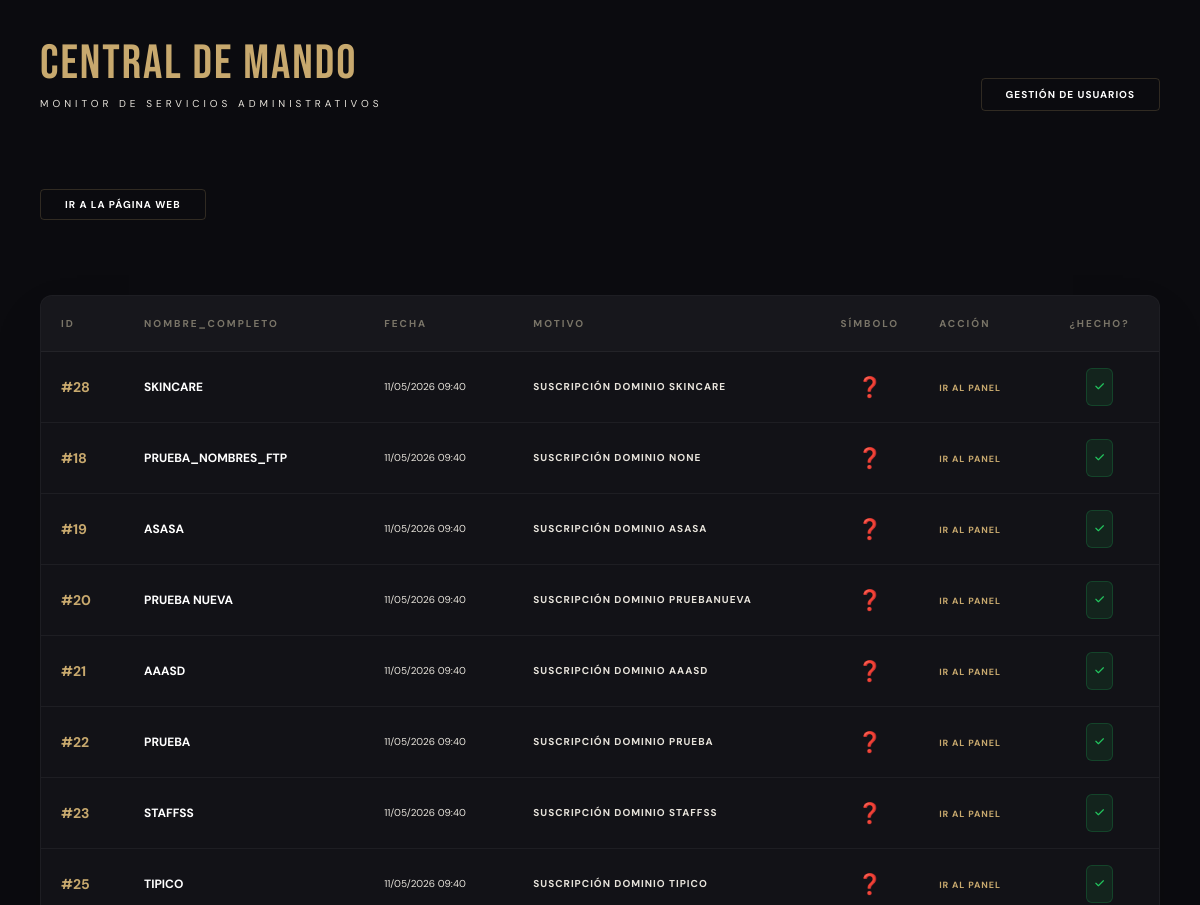
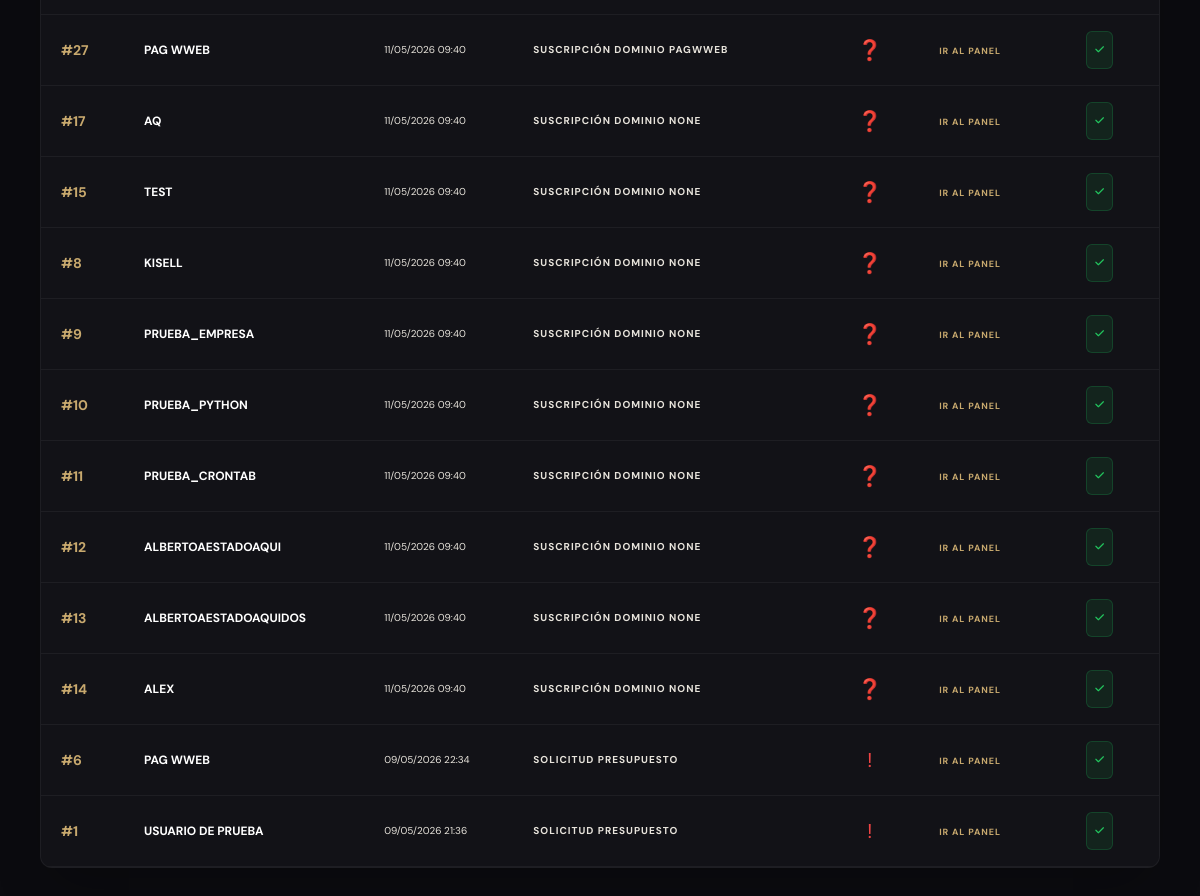
The app's page /admin_panel.php (signed in) with its own data (2 pictures, top to bottom).
### tables this page shows
CREATE TABLE `alertas_admin` (
  `id` int NOT NULL,
  `user_id` int NOT NULL,
  `nombre_usuario` varchar(100) DEFAULT NULL,
  `motivo` varchar(100) NOT NULL,
  `simbolo` varchar(10) DEFAULT '!',
  `reconocida` tinyint(1) DEFAULT '0',
  `fecha` timestamp NULL DEFAULT CURRENT_TIMESTAMP
);

### admin_panel.php (the view, shortened to what this page needs)
<?php
$db = getConexion();
$alertas = [];
$res_alerts = $db->query("SELECT id, user_id, nombre_usuario, motivo, simbolo, reconocida, fecha
                          FROM alertas_admin
                          WHERE reconocida = 0
                          ORDER BY fecha DESC");
if ($res_alerts) {
    while($row = $res_alerts->fetch_assoc()) {
        $alertas[] = $row;
    }
}
?>
<!DOCTYPE html>
<html lang="es">
<head>
    <script src="https://cdn.tailwindcss.com"></script>
    <link rel="stylesheet" href="https://cdnjs.cloudflare.com/ajax/libs/font-awesome/6.0.0/css/all.min.css">
</head>
<body class="font-sans antialiased p-10">
    <div class="max-w-7xl mx-auto space-y-12">
        <header class="flex flex-col md:flex-row justify-between items-end gap-8">
            <div>
                <h1 class="bebas text-5xl text-accent mb-2">Central de Mando</h1>
                <p class="text-[10px] uppercase tracking-[4px] text-muted">Monitor de Servicios Administrativos</p>
            </div>
            <nav class="flex gap-4">
                <a href="usuarios.php" class="text-[10px] uppercase tracking-widest text-white border border-accent/20 px-6 py-2 rounded hover:bg-accent hover:text-black transition-all font-bold">Gestión de Usuarios</a>
            </nav>
        </header>
        <div class="py-8">
            <a href="https://vinomadrid.es" class="text-[10px] uppercase tracking-widest text-white border border-accent/20 px-6 py-2 rounded hover:bg-accent hover:text-black transition-all font-bold">ir a la página web</a>
        </div>
        <section class="bg-card border border-white/5 rounded-xl overflow-x-auto shadow-2xl">
            <table class="w-full text-left border-collapse">
                <thead>
                    <tr class="table-header bg-white/[0.02]">
                        <th class="p-5">ID</th>
                        <th class="p-5">NOMBRE_COMPLETO</th>
                        <th class="p-5">FECHA</th>
                        <th class="p-5">MOTIVO</th>
                        <th class="p-5 text-center">SÍMBOLO</th>
                        <th class="p-5">ACCIÓN</th>
                        <th class="p-5 text-center">¿Hecho?</th>
                    </tr>
                </thead>
                <tbody class="text-sm">
                    <?php if(empty($alertas)): ?>
                        <tr><td colspan="7" class="p-20 text-center text-muted uppercase tracking-widest text-[10px]">No hay alertas pendientes</td></tr>
                    <?php else: foreach($alertas as $a): ?>
                    <tr class="border-b border-white/5 hover:bg-white/5 transition-colors <?php echo !$a['reconocida'] ? 'row-blink' : ''; ?>" data-id="<?php echo $a['id']; ?>">
                        <td class="p-5 py-4 align-middle text-accent font-bold">#<?php echo $a['id']; ?></td>
                        <td class="p-5 py-4 align-middle font-bold text-white uppercase text-xs"><?php echo htmlspecialchars($a['nombre_usuario']); ?></td>
                        <td class="p-5 py-4 align-middle text-[10px] text-muted"><?php echo date('d/m/Y H:i', strtotime($a['fecha'])); ?></td>
                        <td class="p-5 py-4 align-middle text-[10px] font-bold uppercase tracking-widest text-muted/80 max-w-xs truncate"><?php echo htmlspecialchars($a['motivo']); ?></td>
                        <td class="p-5 py-4 align-middle text-center text-xl w-12">
                            <?php
                                if($a['simbolo'] == '!') echo '<span class="text-red-500">!</span>';
                                elseif($a['simbolo'] == '⚠️') echo '<span class="text-orange-400">⚠️</span>';
                                elseif($a['simbolo'] == '⭐') echo '<span class="text-yellow-400">⭐</span>';
                                else echo '<span class="text-muted">❓</span>';
                            ?>
                        </td>
                        <td class="p-5 py-4 align-middle">
                            <a href="panel.php?user_id=<?php echo $a['user_id']; ?>" class="text-[9px] font-bold uppercase tracking-widest text-accent hover:underline">ir al panel</a>
                        </td>
                        <td class="p-5 py-4 align-middle text-center min-w-[60px]">
                            <button onclick="marcarAlerta(<?php echo $a['id']; ?>)" data-id="<?php echo $a['id']; ?>" class="bg-green-500/10 hover:bg-green-500/20 text-green-500 p-2 rounded-md text-[10px] font-bold transition-colors border border-green-500/20">
                                <i class="fas fa-check"></i>
                            </button>
                        </td>
                    </tr>
                    <?php endforeach; endif; ?>
                </tbody>
            </table>
        </section>
    </div>
</body>
</html>

### admin_panel.php (style rules this page uses)
body { background-color: #0b0b0f !important; color: #e8e4dc; }
.bebas { font-family: 'Bebas Neue'; letter-spacing: 2px; }
.row-blink { animation: soft-pulse 2s infinite; }
.table-header { text-transform: uppercase; font-size: 10px; letter-spacing: 2px; color: #7a7568; border-bottom: 1px solid rgba(255,255,255,0.05); }

### records on screen
alertas_admin: id "28", nombre_usuario "SKINCARE", fecha "11/05/2026 09:40", motivo "SUSCRIPCIÓN DOMINIO SKINCARE"
alertas_admin: id "18", nombre_usuario "PRUEBA_NOMBRES_FTP", fecha "11/05/2026 09:40", motivo "SUSCRIPCIÓN DOMINIO NONE"
alertas_admin: id "19", nombre_usuario "ASASA", fecha "11/05/2026 09:40", motivo "SUSCRIPCIÓN DOMINIO ASASA"
alertas_admin: id "20", nombre_usuario "PRUEBA NUEVA", fecha "11/05/2026 09:40", motivo "SUSCRIPCIÓN DOMINIO PRUEBANUEVA"
alertas_admin: id "21", nombre_usuario "AAASD", fecha "11/05/2026 09:40", motivo "SUSCRIPCIÓN DOMINIO AAASD"
alertas_admin: id "22", nombre_usuario "PRUEBA", fecha "11/05/2026 09:40", motivo "SUSCRIPCIÓN DOMINIO PRUEBA"
alertas_admin: id "23", nombre_usuario "STAFFSS", fecha "11/05/2026 09:40", motivo "SUSCRIPCIÓN DOMINIO STAFFSS"
alertas_admin: id "25", nombre_usuario "TIPICO", fecha "11/05/2026 09:40", motivo "SUSCRIPCIÓN DOMINIO TIPICO"
alertas_admin: id "27", nombre_usuario "PAG WWEB", fecha "11/05/2026 09:40", motivo "SUSCRIPCIÓN DOMINIO PAGWWEB"
alertas_admin: id "17", nombre_usuario "AQ", fecha "11/05/2026 09:40", motivo "SUSCRIPCIÓN DOMINIO NONE"
alertas_admin: id "15", nombre_usuario "TEST", fecha "11/05/2026 09:40", motivo "SUSCRIPCIÓN DOMINIO NONE"
alertas_admin: id "8", nombre_usuario "KISELL", fecha "11/05/2026 09:40", motivo "SUSCRIPCIÓN DOMINIO NONE"
alertas_admin: id "9", nombre_usuario "PRUEBA_EMPRESA", fecha "11/05/2026 09:40", motivo "SUSCRIPCIÓN DOMINIO NONE"
alertas_admin: id "10", nombre_usuario "PRUEBA_PYTHON", fecha "11/05/2026 09:40", motivo "SUSCRIPCIÓN DOMINIO NONE"
alertas_admin: id "11", nombre_usuario "PRUEBA_CRONTAB", fecha "11/05/2026 09:40", motivo "SUSCRIPCIÓN DOMINIO NONE"
alertas_admin: id "12", nombre_usuario "ALBERTOAESTADOAQUI", fecha "11/05/2026 09:40", motivo "SUSCRIPCIÓN DOMINIO NONE"
alertas_admin: id "13", nombre_usuario "ALBERTOAESTADOAQUIDOS", fecha "11/05/2026 09:40", motivo "SUSCRIPCIÓN DOMINIO NONE"
alertas_admin: id "14", nombre_usuario "ALEX", fecha "11/05/2026 09:40", motivo "SUSCRIPCIÓN DOMINIO NONE"
alertas_admin: id "6", nombre_usuario "PAG WWEB", fecha "09/05/2026 22:34", motivo "SOLICITUD PRESUPUESTO"
alertas_admin: id "1", nombre_usuario "USUARIO DE PRUEBA", fecha "09/05/2026 21:36", motivo "SOLICITUD PRESUPUESTO"
